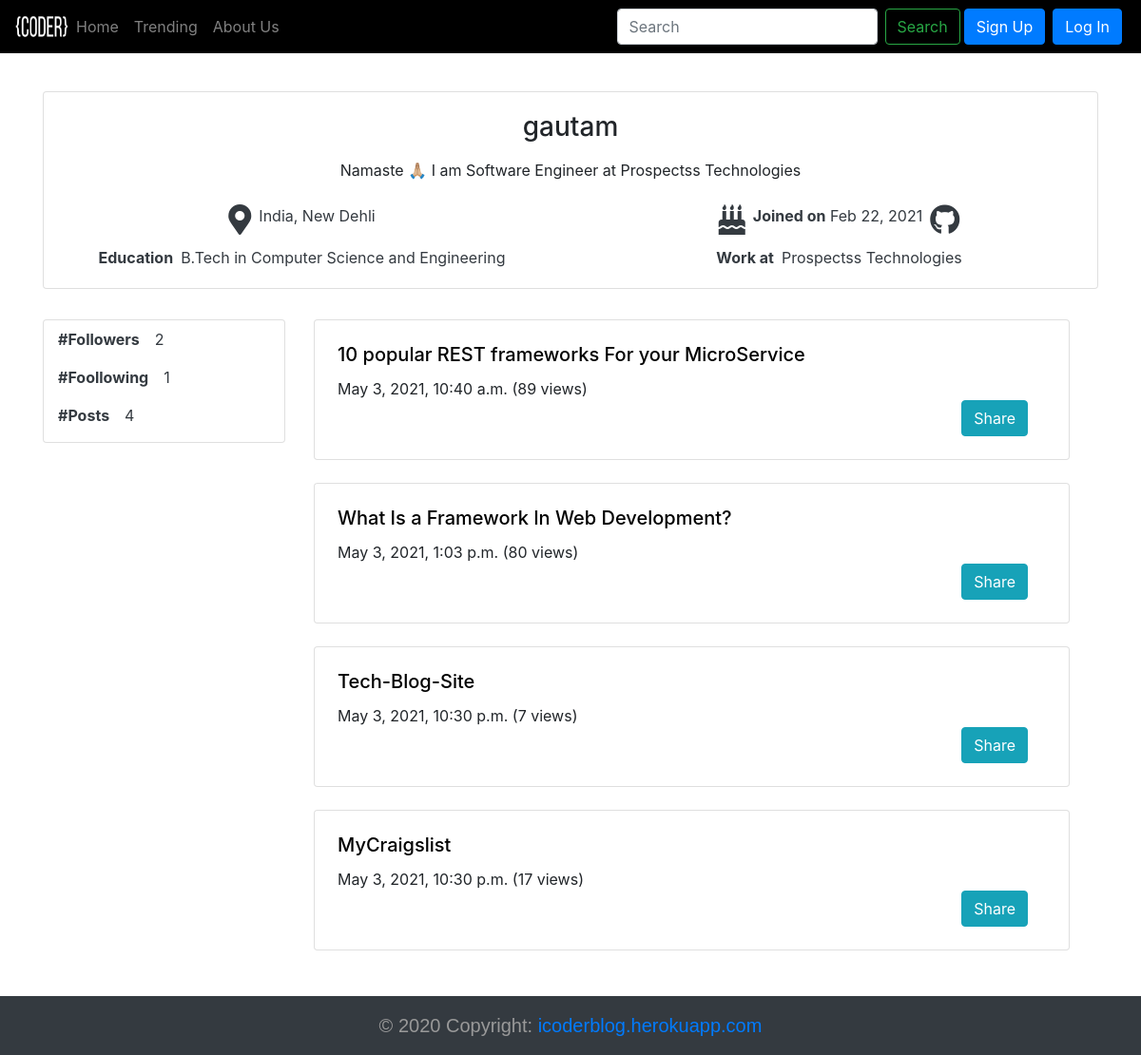
Page /user_profile/gautam on the earlier database version.
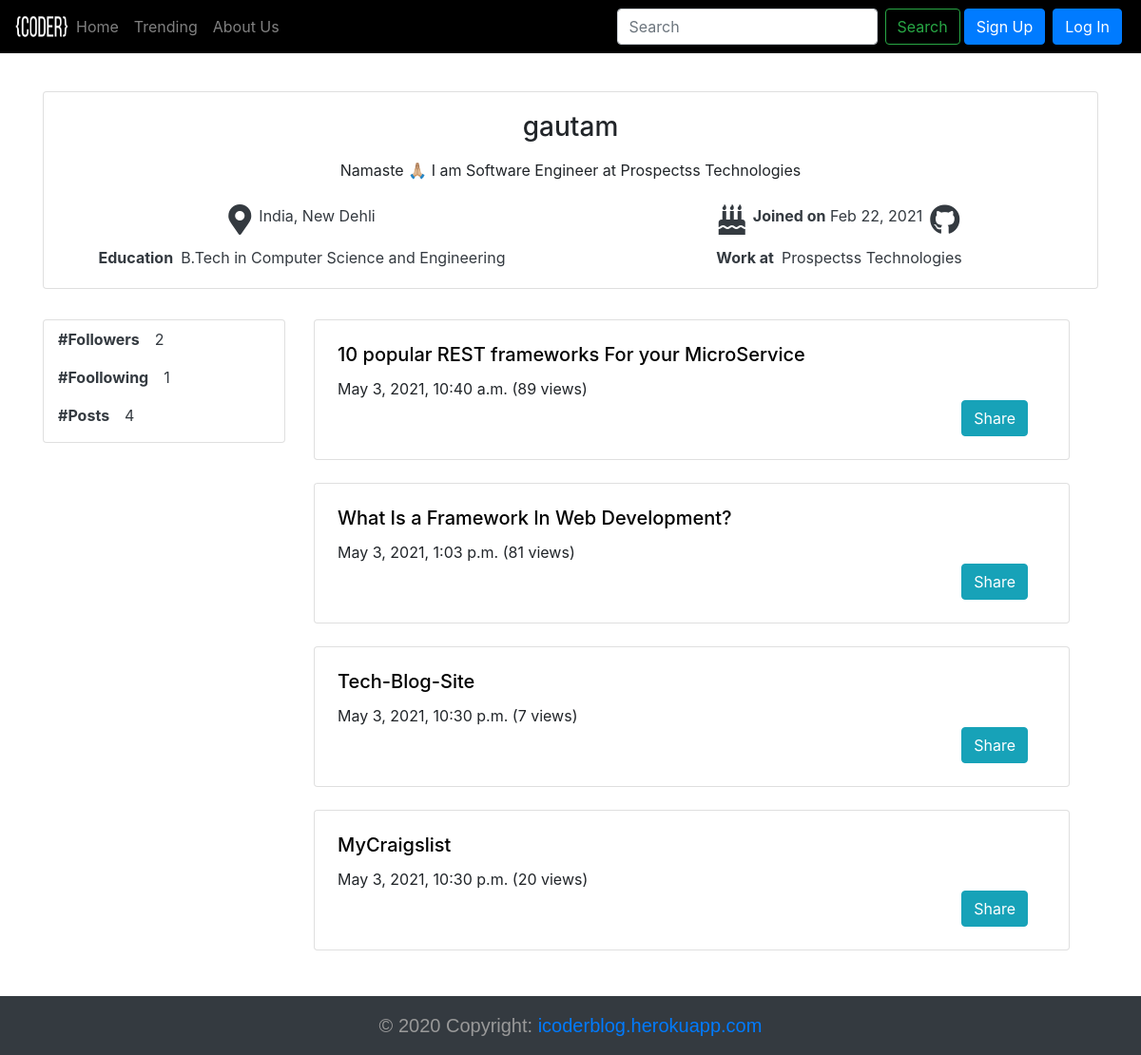
Same page on the later database version.
### blog/models.py (models this page shows, shortened)
class UserDetails(models.Model):
    user = models.ForeignKey(User,on_delete=models.CASCADE)
    work_at = models.CharField(max_length=150,default="Team Computers Pvt. Ltd.")
    location = models.CharField(max_length=50,default="India, New Dehli")
    education = models.CharField(max_length=100,default="B.Tech in Computer Science and Engineering")
    descripation = models.CharField(max_length=150,default="Namaste 🙏🏼 I am Software Engineer at Team Computers")
    github_url  = models.URLField(default="https://github.com/")

class Blogpost(models.Model):
    post_id = models.AutoField(primary_key=True)
    user = models.ForeignKey(User,on_delete=models.CASCADE,verbose_name='username')
    title = models.CharField(max_length=100)
    contant = models.TextField(max_length=5000)
    pub_date = models.DateTimeField(auto_now_add=True)
    view = models.IntegerField(default=0)
    IMG_url = models.CharField(max_length=250,default='')
    public = models.BooleanField(default=True)

### blog/views.py (the view)
# urls.py: path("user_profile/<str:username>",views.user_profile,name="UserProfile"),
def user_profile(request,username):
    try:
        user = User.objects.get(username=username)
    except:
        messages.error(request,"User Does Not Exist")
        return redirect("/")
    try:
        f_user = FollowUser.objects.get(user=request.user,following=user)
        user_following = True
    except:
        user_following = False
    user_details = UserDetails.objects.get(user=user)
    blogs = Blogpost.objects.filter(user=user)
    blogs_count = Blogpost.objects.filter(user=user).count()
    followers = FollowUser.objects.filter(following=user)
    following = FollowUser.objects.filter(user=user)
    followers_count = FollowUser.objects.filter(following=user).count()
    following_count = FollowUser.objects.filter(user=user).count()
    savedBlogs_count = SavedBlogs.objects.filter(user=user).count()
    data = {'user':user,'user_details':user_details,'blogs':blogs,'followers':followers,'following':following,'followers_count':followers_count,'following_count':following_count,'savedBlogs_count':savedBlogs_count,'user_following':user_following,'blogs_count':blogs_count}
    return render(request,'blog/user_profile.html',data)

### templates/blog/user_profile.html (shortened to what this page needs)
{% extends 'base.html' %}
{%load static %}
{% block body %}
<div class="container" style="margin-top:6em; ">
    <div class="card p-1">
        <div class="row">
            <div class="col-xl-12 col-md-12 col-12 d-flex justify-content-center mt-2">
                <h3>{{user.username}}</h3>
            </div>
            <div class="col-xl-12 col-md-12 col-12 d-flex justify-content-center mt-2">
                <p>{{user_details.descripation}}</p>
            </div>
            <div class="col-xl-6 col-md-6 col-12  d-flex justify-content-center mt-2 text-dark">
                <i class="mb-1 fas fa-map-marker-alt fa-2x"></i><span class="ml-2">{{user_details.location}}</span>
            </div>
            <div class="col-xl-6 col-md-6 col-12 d-flex justify-content-center mt-2 text-dark">
                <i class="mb-1 fas fa-birthday-cake fa-2x"></i><span class="ml-2"><b>Joined on</b>
                    {{user_details.user.date_joined|date:"M d, Y" }}</span>
                <a href="{{user_details.github_url}}" target="_blank"><i
                        class="text-dark fab fa-github fa-2x ml-2"></i></a>
            </div>
            <div class="col-xl-6 col-md-6 col-12 d-flex justify-content-center mt-2 text-dark">
                <b>Education</b>
                <p class="ml-2">{{user_details.education}}</p>
            </div>
            <div class="col-xl-6 col-md-6 col-12 d-flex justify-content-center mt-2 text-dark">
                <b>Work at</b>
                <p class="ml-2">{{user_details.work_at}}</p>
            </div>
        </div>
    </div>
    <div class="row mt-2">
        <div class="col-xl-3 col-md-3 col-12 mt-4">
            <div class="card">
                <div class="col-12">
                    <a style="text-decoration:none; cursor:pointer;" class="text-dark" data-toggle="modal" data-target="#Followers">
                        <p class="mt-2"><b class="mr-3">#Followers</b>{{followers_count}}</p>
                    </a>
                    <a  style="text-decoration:none;cursor:pointer;" class="text-dark" data-toggle="modal" data-target="#Foollowing">
                        <p class="mt-2"><b class="mr-3">#Foollowing</b>{{following_count}}</p>
                    </a>
                    {% if request.user != user %}
                    <a style="text-decoration:none;" class="text-dark">
                        <p class="mt-2"><b class="mr-3">#Posts</b>{{blogs_count}}</p>
                    </a>
                    {% endif %}
                </div>
            </div>
        </div>
        <div class="col-xl-9 col-md-9 col-12 row">
            {% for post in blogs %}
            <div class="col-xl-12 col-md-12 col-12 mt-4">
                <div class="card p-1">
                    <div class="card-body">
                        <a href="{% url 'blogpost' post.post_id %}" style="text-decoration:none;color: black;">
                            <h5 class="card-title">{{post.title}}</h5>
                        </a>
                        <span>{{post.pub_date}} ({{post.view}} views)</span>
                        <div class="col-xl-12 col-md-12 col-12 d-flex justify-content-end">
                            {% include "blog/share.html" %}
                        </div>
                    </div>
                </div>
            </div>
            {% endfor %}
        </div>
    </div>
</div>
{% endblock body %}

### templates/base.html (shortened to what this page needs)
<!Doctype html>
<html lang="en">
{% load static %}
<head>
  <link rel="stylesheet" href="https://stackpath.bootstrapcdn.com/bootstrap/4.2.1/css/bootstrap.min.css"
>
  <link rel="stylesheet" href="https://cdnjs.cloudflare.com/ajax/libs/font-awesome/5.15.3/css/all.min.css
    " />
</head>
<body>
  <nav class="navbar navbar-expand-lg navbar-dark fixed-top" style="background-color: black;">
    <a href="/"><img src="{% static "blog/coder.png"%}" style="width:3.5rem;height:1.5rem;"></a>
    <div class=" collapse navbar-collapse" id="navbarSupportedContent">
      <ul class="navbar-nav mr-auto">
        <li class="nav-item {% block homeactive %}{% endblock homeactive%}">
          <a class="nav-link" href="/">Home <span class="sr-only">(current)</span></a>
        </li>
        <li class="nav-item {% block trendactive %}{% endblock trendactive%}">
          <a class="nav-link" href="/trending/">Trending<span class="sr-only">(current)</span></a>
        </li>
        <li class="nav-item {% block aboutactive %}{% endblock aboutactive%}">
          <a class="nav-link" href="/about/">About Us</a>
        </li>
      </ul>
      <form class="form-inline my-2 my-lg-0" method='get' action='/search/'>
        <input class="form-control mr-sm-2" type="search" placeholder="Search" aria-label="Search" name="query"
          id="query">
        <button class="btn btn-outline-success my-2 my-sm-0" type="submit">Search</button>
      </form>
      {% if request.user.is_authenticated %}
      <ul class="navbar-nav ml-2">
        <li class="nav-item ">
          <a class="btn btn-primary mx-1" href="{% url 'Post_Blog' %}">Write a Post</a>
        </li>
        <li class="nav-item dropdown">
          <a class="btn btn-secondary dropdown-toggle" href="#" role="button" id="dropdownMenuLink"
            data-toggle="dropdown" aria-haspopup="true" aria-expanded="false">
            Welcome {{request.user.username}}
          </a>
          <div class="dropdown-menu" aria-labelledby="dropdownMenuLink">
            <a class="dropdown-item" href="{% url 'UserProfile' request.user.username %}">MyProfile</a>
            <a class="dropdown-item" href="{% url 'UserPosts' %}">MyPosts</a>
            <a class="dropdown-item" href="{% url 'UserSavedBlogs' %}">SavedBlog</a>
            <a class="dropdown-item" href="/logout/">Logout</a>
          </div>
        </li>
      </ul>
      {% else %}
      <button type="button" class="btn btn-primary mx-1" data-toggle="modal" data-target="#signupModal">
        Sign Up
      </button>
      <button type="button" class="btn btn-primary mx-1" data-toggle="modal" data-target="#loginModal">
        Log In
      </button>
      {%endif%}
  </nav>
  <div class="container-fluid mt-7" style="min-height:79vh">
  {% block body %} {% endblock %}
  </div>
<footer class="page-footer bg-dark mt-5">
  <div class="footer-copyright text-center py-3">© 2020 Copyright:
    <a href="https://icoderblog.herokuapp.com/">icoderblog.herokuapp.com</a>
  </div>
</footer>
</body>
</html>

### templates/blog/share.html (shortened to what this page needs)
<button type="button" class="btn mx-1 btn-info" data-toggle="modal" data-target="#myModal">Share</button>

Differences in the rows shown:
changed Blogpost "What Is a Framework In Web Development?": view "80" → "81"
changed Blogpost "MyCraigslist": view "17" → "20"
